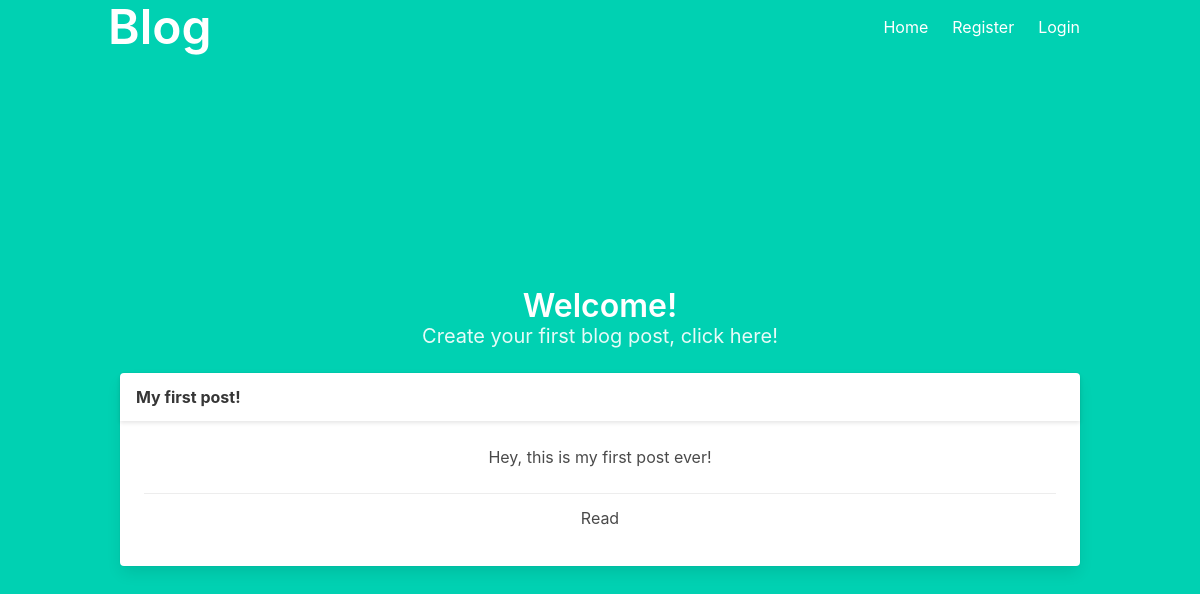
Before: /main/ with the older database file.
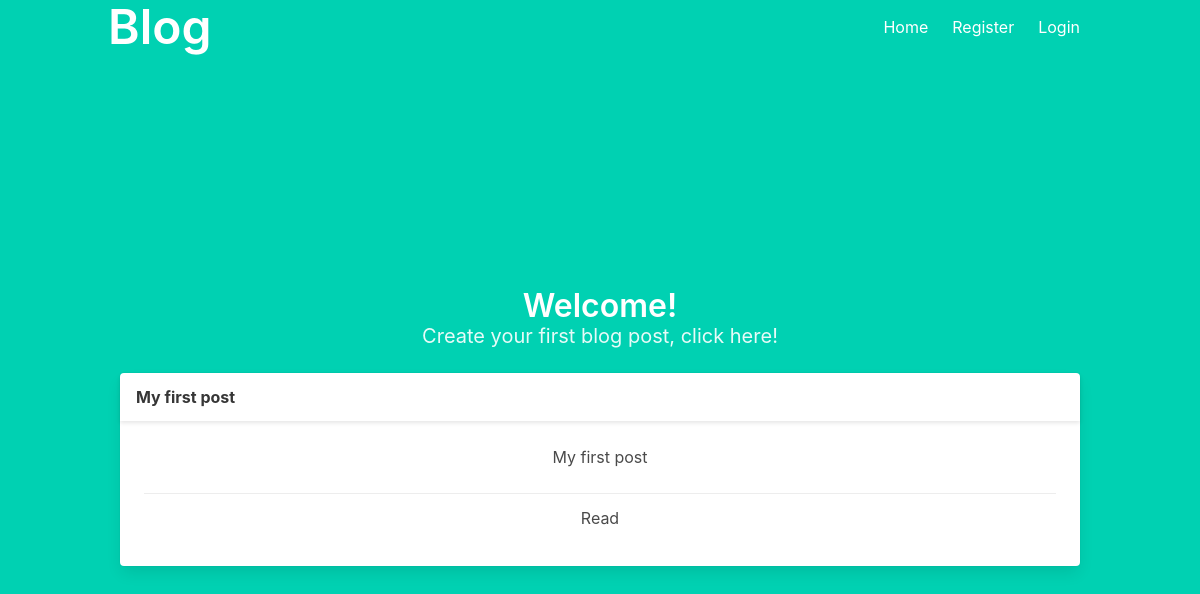
After: the same page with the newer database file.
### application/models.py (models this page shows, shortened)
class Post(db.Model):
    __tablename__ = "posts"
    id = db.Column("id", db.Integer, primary_key=True)
    title = db.Column("title", db.String(80), nullable=False)
    _slug = db.Column("slug", db.String(80), unique=True)
    content = db.Column("content", db.Text, nullable=False)
    published = db.Column("published", db.Boolean, index=True)
    created = db.Column(
        "created", db.DateTime, nullable=False, default=datetime.utcnow, index=True
    )
    user_id = db.Column("user_id", db.Integer, db.ForeignKey("users.id"))
    user = db.relationship("User", back_populates="posts")
    @hybrid_property
    def slug(self):
        return self._slug
    @slug.setter
    def slug(self, *args, **kwargs):
        """Generate a URL-friendly representation of the post title."""
        self._slug = re.sub(r"[^\w]+", "-", self.title.lower()).strip("-")

### application/main.py (the view)
@bp.route("/")
def index():
    posts = Post.query.all()
    return render_template("main/index.html", post=posts)

### application/templates/main/index.html (shortened to what this page needs)
{% extends "base.html" %}
{% block header %}
<h1 class="title">
    Welcome!
</h1>
{% endblock %}
{% block content %}
<h2 class="subtitle">
    {% if not current_user.is_authenticated %}
    Create your first blog post, <a href="{{ url_for('auth.register') }}">click here!</a>
    {% endif %}
</h2>
{% for posts in post %}
<div class="card">
    <header class="card-header">
        <h2 class="card-header-title">
            {{ posts.title }}
        </h2>
    </header>
    <div class="card-content">
        <div class="content">
            <p>{{ posts.content }}</p>
        </div>
        <footer class="card-footer">
            <a href="#" class="card-footer-item">Read</a>
        </footer>
    </div>
</div>
{% endfor %}
{% endblock %}

### application/templates/base.html (shortened to what this page needs)
<!DOCTYPE html>
<html>
<head>
    <link rel="stylesheet" href="https://cdnjs.cloudflare.com/ajax/libs/bulma/0.7.2/css/bulma.min.css" />
</head>
<body>
    <section class="hero is-primary is-fullheight">
        <div class="hero-head">
            <nav class="navbar">
                <div class="container">
                    <div id="navbarMenuHeroA" class="navbar-menu">
                        <div class="navbar-brand">
                            <h1 class="title is-1">
                                <a href="{{ url_for('hello') }}">Blog</a>
                            </h1>
                        </div>
                        <div class="navbar-end">
                            <a href="{{ url_for('main.index') }}" class="navbar-item">
                                Home
                            </a>
                            {% if not current_user.is_authenticated %}
                            <a href="{{ url_for('auth.register') }}" class="navbar-item">
                                Register
                            </a>
                            {% endif %}
                            {% if not current_user.is_authenticated %}
                            <a href="{{ url_for('auth.login') }}" class="navbar-item">
                                Login
                            </a>
                            {% endif %}
                        </div>
                    </div>
                </div>
            </nav>
        </div>
        <div class="hero-body">
            <div class="container has-text-centered">
                <header>
                    {% block header %}{% endblock %}
                </header>
                {% block content %}{% endblock %}
            </div>
        </div>
    </section>
</body>
</html>

Changed rows visible on the page:
changed Post: title "My first post!" → "My first post"; content "Hey, this is my first post ever!" → "My first post"
